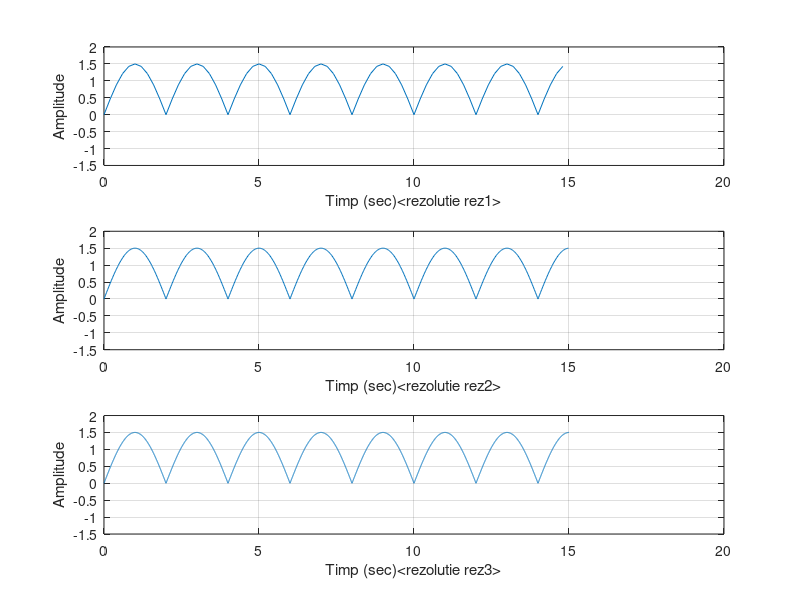

The MATLAB source for this figure:
%Tema 1
%EX 5 


T=15;                    %aceasta este durata ce va fi afisata din semnal in secunde
T0= 4 ;                  %perioada dintre doua maxime ale semnalului
rez1 = 0.2;              % rezolutie tomporala pentru 200 ms
rez2 = 0.02;             %rezolutie temporala pt 20 ms
rez3 = 0.002;            % rezolutie temporala pt 2 ms

% creearea semnalului cu rezolutia rez1 


N1= round(T/rez1);       % marim perioada T astefl incat sa avem un semnal cat mai detaliat
t1=rez1*(0:N1-1);        %impartim perioada T in foarte multe puncte astfel incat semnalul sa fie 
                         %cat mai real si in acelasi timp convetim T-ul inapoi pt a
                         %ramane cu lngimea 10
F0=1/T0;                 %frecventa semnalului
SemnalDublualternant1 = [];

SemnalDublualternant1 = 1.5 *sin(2*pi*F0*t1);            %salvam valorile semnalului neredresat intr-un vector
for i = 1:1:length(SemnalDublualternant1)                %in for se face redrasarea, cand semnalul are valori negaive ele devin pozitive
    if SemnalDublualternant1(i) < 0                      % in loc de acest for se putea folosi si abs(SemnalDublualternant)
    SemnalDublualternant1(i) = -SemnalDublualternant1(i);
    end
end  

subplot(3,1,1),plot(t1,SemnalDublualternant1),grid, ylim([-1.5 2]),xlabel('Timp (sec)<rezolutie rez1>') ,ylabel('Amplitude')



%creearea semnalului cu rezolutie rez2


N2= round(T/rez2);  
t2=rez2*(0:N2-1);   
                 
                
SemnalDublualternant2 = [];

SemnalDublualternant2 = 1.5 *sin(2*pi*F0*t2);
for i = 1:1:length(SemnalDublualternant2)
    if SemnalDublualternant2(i) < 0
    SemnalDublualternant2(i) = -SemnalDublualternant2(i);
    end
end  

subplot(3,1,2),plot(t2,SemnalDublualternant2),grid, ylim([-1.5 2]),xlabel('Timp (sec)<rezolutie rez2>') ,ylabel('Amplitude')




%creearea semnalului cu rezolutie rez 3


N3= round(T/rez3);  
t3=rez3*(0:N3-1);    
                
SemnalDublualternant3 = [];

SemnalDublualternant3 = 1.5 *sin(2*pi*F0*t3);
for i = 1:1:length(SemnalDublualternant3)
    if SemnalDublualternant3(i) < 0
    SemnalDublualternant3(i) = -SemnalDublualternant3(i);
    end
end  

subplot(3,1,3), plot(t3,SemnalDublualternant3),grid, ylim([-1.5 2]),xlabel('Timp (sec)<rezolutie rez3>') ,ylabel('Amplitude')
